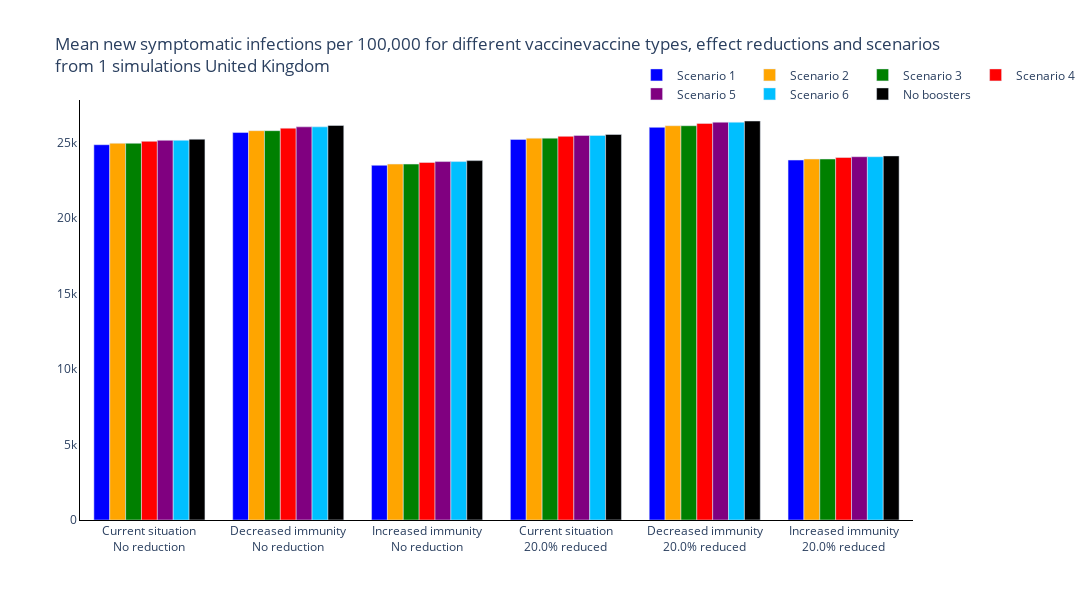
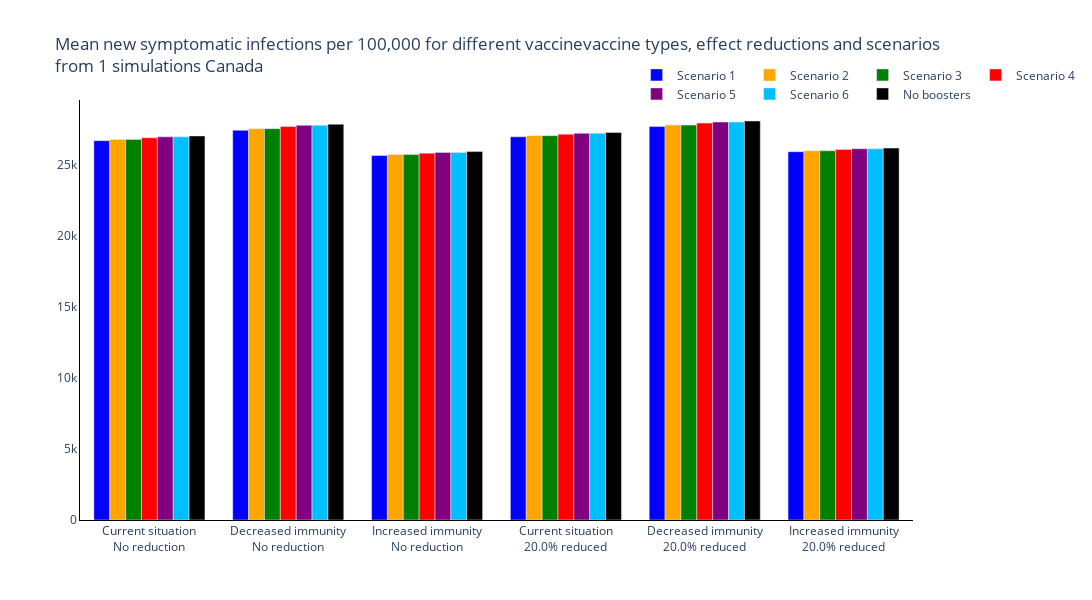
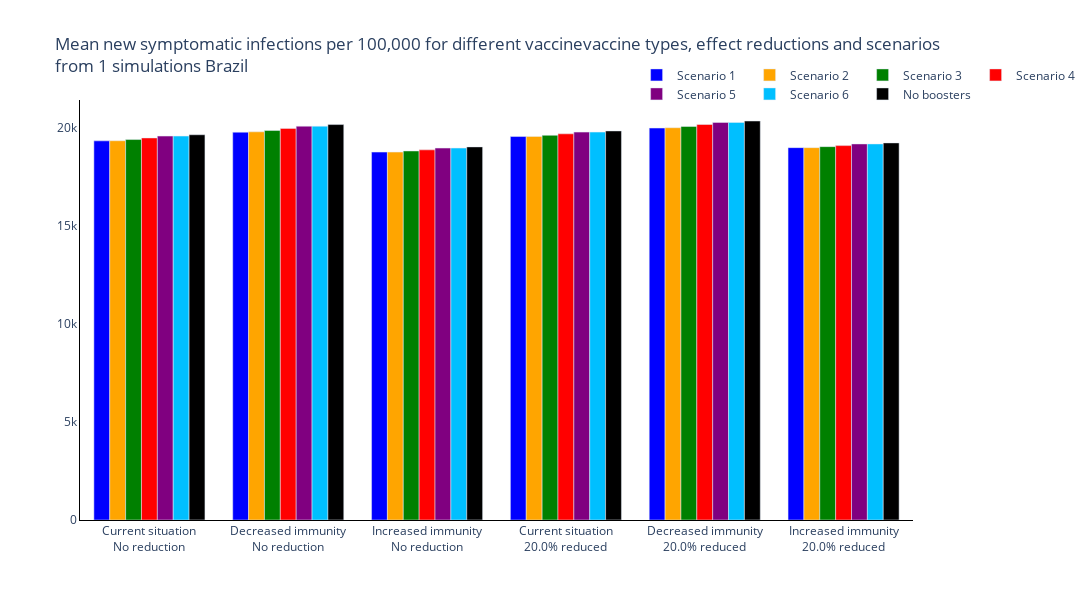
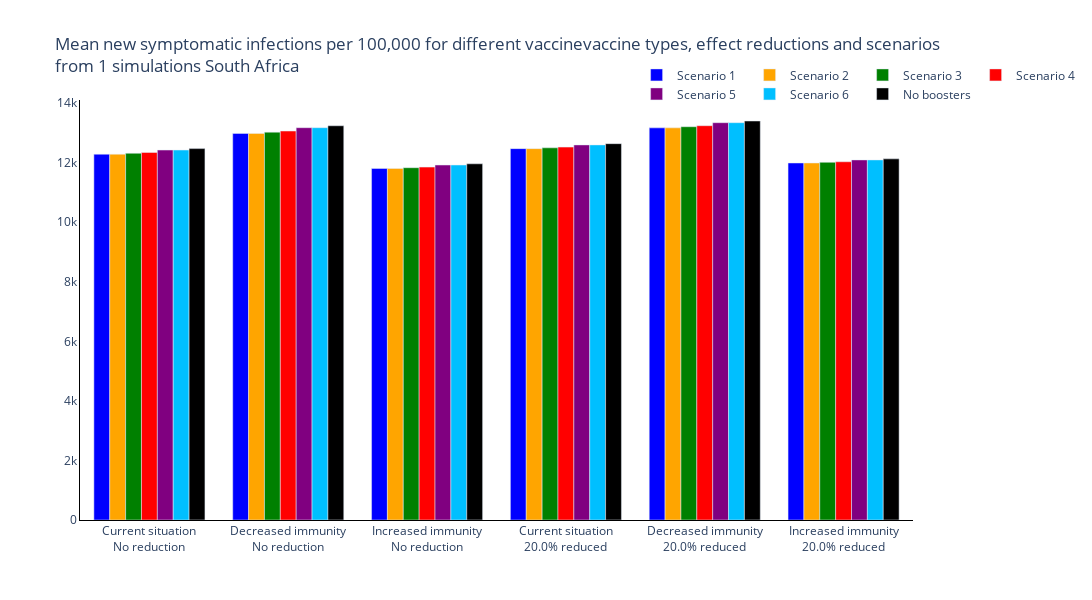

Notebook source saved alongside these figures, in order:
### Markdown cell above
### Total New Infections

### Code cell
new_colours = ['blue', 'orange', 'green', 'red', 'purple', 'deepskyblue', 'black']

trace_name = ['Scenario {}'.format(s+1) for s, scenario in enumerate(scenario_names[:-1])] + [scenario_names[-1]]

for r, reg in enumerate(regions):
    fig = go.Figure()
    # Plot for each region
    for s, scenario in enumerate(scenario_names):
        fig.add_trace(
            go.Bar(
                y=[np.sum(total_new_infections_mean[r][cv, ss, s, :]) for cv, change_vacc in enumerate(changes_vaccine) for ss, sero_scen in enumerate(seroprevalance_scenarios)],
                x=['{}<br>{}% reduced'.format(sero_scen, 100 * change_vacc) if change_vacc!=0 else '{}<br>No reduction'.format(sero_scen) for cv, change_vacc in enumerate(changes_vaccine) for ss, sero_scen in enumerate(seroprevalance_scenarios)],
                name=trace_name[s],
                marker_color=new_colours[s]
            )
        )

    # Add axis labels
    fig.update_layout(
        boxmode='group',
        title='Mean new symptomatic infections per 100,000 for different vaccinevaccine types, effect reductions and scenarios<br>from {} simulations {}'.format(len(regimes), reg),
        width=1100,
        height=600,
        plot_bgcolor='white',
        xaxis=dict(linecolor='black'),
        yaxis=dict(linecolor='black'),
        hovermode='x unified',
        legend=dict(
                orientation="h",
                yanchor="bottom",
                y=0.98,
                xanchor="right",
                x=1.2
            )
        )

    fig.write_image('images/report4_variant_adapted_vaccine/New symptomatic infections per Scenario and Vaccine Type {}.pdf'.format(reg))
    fig.show()

### Figure 1 — Plotly figure (JSON) as saved in the notebook; plotly's stock layout.template omitted (floating-point values rounded to 4 significant figures)
{"data": [{"marker": {"color": "blue"}, "name": "Scenario 1", "type": "bar", "x": ["Current situation<br>No reduction", "Decreased immunity<br>No reduction", "Increased immunity<br>No reduction", "Current situation<br>20.0% reduced", "Decreased immunity<br>20.0% reduced", "Increased immunity<br>20.0% reduced"], "y": [24870.0, 25680.0, 23510.0, 25220.0, 26020.0, 23850.0]}, {"marker": {"color": "orange"}, "name": "Scenario 2", "type": "bar", "x": ["Current situation<br>No reduction", "Decreased immunity<br>No reduction", "Increased immunity<br>No reduction", "Current situation<br>20.0% reduced", "Decreased immunity<br>20.0% reduced", "Increased immunity<br>20.0% reduced"], "y": [24960.0, 25800.0, 23590.0, 25310.0, 26130.0, 23920.0]}, {"marker": {"color": "green"}, "name": "Scenario 3", "type": "bar", "x": ["Current situation<br>No reduction", "Decreased immunity<br>No reduction", "Increased immunity<br>No reduction", "Current situation<br>20.0% reduced", "Decreased immunity<br>20.0% reduced", "Increased immunity<br>20.0% reduced"], "y": [24960.0, 25800.0, 23590.0, 25310.0, 26130.0, 23920.0]}, {"marker": {"color": "red"}, "name": "Scenario 4", "type": "bar", "x": ["Current situation<br>No reduction", "Decreased immunity<br>No reduction", "Increased immunity<br>No reduction", "Current situation<br>20.0% reduced", "Decreased immunity<br>20.0% reduced", "Increased immunity<br>20.0% reduced"], "y": [25090.0, 25970.0, 23690.0, 25420.0, 26280.0, 24020.0]}, {"marker": {"color": "purple"}, "name": "Scenario 5", "type": "bar", "x": ["Current situation<br>No reduction", "Decreased immunity<br>No reduction", "Increased immunity<br>No reduction", "Current situation<br>20.0% reduced", "Decreased immunity<br>20.0% reduced", "Increased immunity<br>20.0% reduced"], "y": [25160.0, 26050.0, 23750.0, 25480.0, 26360.0, 24070.0]}, {"marker": {"color": "deepskyblue"}, "name": "Scenario 6", "type": "bar", "x": ["Current situation<br>No reduction", "Decreased immunity<br>No reduction", "Increased immunity<br>No reduction", "Current situation<br>20.0% reduced", "Decreased immunity<br>20.0% reduced", "Increased immunity<br>20.0% reduced"], "y": [25160.0, 26050.0, 23750.0, 25480.0, 26360.0, 24070.0]}, {"marker": {"color": "black"}, "name": "No boosters", "type": "bar", "x": ["Current situation<br>No reduction", "Decreased immunity<br>No reduction", "Increased immunity<br>No reduction", "Current situation<br>20.0% reduced", "Decreased immunity<br>20.0% reduced", "Increased immunity<br>20.0% reduced"], "y": [25240.0, 26140.0, 23820.0, 25550.0, 26440.0, 24130.0]}], "layout": {"boxmode": "group", "height": 600, "hovermode": "x unified", "legend": {"orientation": "h", "x": 1.2, "xanchor": "right", "y": 0.98, "yanchor": "bottom"}, "plot_bgcolor": "white", "title": {"text": "Mean new symptomatic infections per 100,000 for different vaccinevaccine types, effect reductions and scenarios<br>from 1 simulations United Kingdom"}, "width": 1100, "xaxis": {"linecolor": "black"}, "yaxis": {"linecolor": "black"}}}

### Figure 2 — Plotly figure (JSON) as saved in the notebook; plotly's stock layout.template omitted (floating-point values rounded to 4 significant figures)
{"data": [{"marker": {"color": "blue"}, "name": "Scenario 1", "type": "bar", "x": ["Current situation<br>No reduction", "Decreased immunity<br>No reduction", "Increased immunity<br>No reduction", "Current situation<br>20.0% reduced", "Decreased immunity<br>20.0% reduced", "Increased immunity<br>20.0% reduced"], "y": [26700.0, 27430.0, 25650.0, 26970.0, 27690.0, 25920.0]}, {"marker": {"color": "orange"}, "name": "Scenario 2", "type": "bar", "x": ["Current situation<br>No reduction", "Decreased immunity<br>No reduction", "Increased immunity<br>No reduction", "Current situation<br>20.0% reduced", "Decreased immunity<br>20.0% reduced", "Increased immunity<br>20.0% reduced"], "y": [26790.0, 27540.0, 25720.0, 27050.0, 27790.0, 25990.0]}, {"marker": {"color": "green"}, "name": "Scenario 3", "type": "bar", "x": ["Current situation<br>No reduction", "Decreased immunity<br>No reduction", "Increased immunity<br>No reduction", "Current situation<br>20.0% reduced", "Decreased immunity<br>20.0% reduced", "Increased immunity<br>20.0% reduced"], "y": [26790.0, 27540.0, 25720.0, 27050.0, 27790.0, 25990.0]}, {"marker": {"color": "red"}, "name": "Scenario 4", "type": "bar", "x": ["Current situation<br>No reduction", "Decreased immunity<br>No reduction", "Increased immunity<br>No reduction", "Current situation<br>20.0% reduced", "Decreased immunity<br>20.0% reduced", "Increased immunity<br>20.0% reduced"], "y": [26900.0, 27690.0, 25820.0, 27150.0, 27930.0, 26080.0]}, {"marker": {"color": "purple"}, "name": "Scenario 5", "type": "bar", "x": ["Current situation<br>No reduction", "Decreased immunity<br>No reduction", "Increased immunity<br>No reduction", "Current situation<br>20.0% reduced", "Decreased immunity<br>20.0% reduced", "Increased immunity<br>20.0% reduced"], "y": [26960.0, 27770.0, 25870.0, 27210.0, 28010.0, 26130.0]}, {"marker": {"color": "deepskyblue"}, "name": "Scenario 6", "type": "bar", "x": ["Current situation<br>No reduction", "Decreased immunity<br>No reduction", "Increased immunity<br>No reduction", "Current situation<br>20.0% reduced", "Decreased immunity<br>20.0% reduced", "Increased immunity<br>20.0% reduced"], "y": [26960.0, 27770.0, 25870.0, 27210.0, 28010.0, 26130.0]}, {"marker": {"color": "black"}, "name": "No boosters", "type": "bar", "x": ["Current situation<br>No reduction", "Decreased immunity<br>No reduction", "Increased immunity<br>No reduction", "Current situation<br>20.0% reduced", "Decreased immunity<br>20.0% reduced", "Increased immunity<br>20.0% reduced"], "y": [27030.0, 27850.0, 25930.0, 27270.0, 28080.0, 26170.0]}], "layout": {"boxmode": "group", "height": 600, "hovermode": "x unified", "legend": {"orientation": "h", "x": 1.2, "xanchor": "right", "y": 0.98, "yanchor": "bottom"}, "plot_bgcolor": "white", "title": {"text": "Mean new symptomatic infections per 100,000 for different vaccinevaccine types, effect reductions and scenarios<br>from 1 simulations Canada"}, "width": 1100, "xaxis": {"linecolor": "black"}, "yaxis": {"linecolor": "black"}}}

### Figure 3 — Plotly figure (JSON) as saved in the notebook; plotly's stock layout.template omitted (floating-point values rounded to 4 significant figures)
{"data": [{"marker": {"color": "blue"}, "name": "Scenario 1", "type": "bar", "x": ["Current situation<br>No reduction", "Decreased immunity<br>No reduction", "Increased immunity<br>No reduction", "Current situation<br>20.0% reduced", "Decreased immunity<br>20.0% reduced", "Increased immunity<br>20.0% reduced"], "y": [19330.0, 19770.0, 18760.0, 19550.0, 19980.0, 18990.0]}, {"marker": {"color": "orange"}, "name": "Scenario 2", "type": "bar", "x": ["Current situation<br>No reduction", "Decreased immunity<br>No reduction", "Increased immunity<br>No reduction", "Current situation<br>20.0% reduced", "Decreased immunity<br>20.0% reduced", "Increased immunity<br>20.0% reduced"], "y": [19340.0, 19790.0, 18760.0, 19560.0, 20000.0, 18990.0]}, {"marker": {"color": "green"}, "name": "Scenario 3", "type": "bar", "x": ["Current situation<br>No reduction", "Decreased immunity<br>No reduction", "Increased immunity<br>No reduction", "Current situation<br>20.0% reduced", "Decreased immunity<br>20.0% reduced", "Increased immunity<br>20.0% reduced"], "y": [19400.0, 19860.0, 18820.0, 19610.0, 20060.0, 19040.0]}, {"marker": {"color": "red"}, "name": "Scenario 4", "type": "bar", "x": ["Current situation<br>No reduction", "Decreased immunity<br>No reduction", "Increased immunity<br>No reduction", "Current situation<br>20.0% reduced", "Decreased immunity<br>20.0% reduced", "Increased immunity<br>20.0% reduced"], "y": [19480.0, 19970.0, 18870.0, 19690.0, 20160.0, 19090.0]}, {"marker": {"color": "purple"}, "name": "Scenario 5", "type": "bar", "x": ["Current situation<br>No reduction", "Decreased immunity<br>No reduction", "Increased immunity<br>No reduction", "Current situation<br>20.0% reduced", "Decreased immunity<br>20.0% reduced", "Increased immunity<br>20.0% reduced"], "y": [19570.0, 20080.0, 18960.0, 19780.0, 20270.0, 19170.0]}, {"marker": {"color": "deepskyblue"}, "name": "Scenario 6", "type": "bar", "x": ["Current situation<br>No reduction", "Decreased immunity<br>No reduction", "Increased immunity<br>No reduction", "Current situation<br>20.0% reduced", "Decreased immunity<br>20.0% reduced", "Increased immunity<br>20.0% reduced"], "y": [19570.0, 20080.0, 18960.0, 19780.0, 20270.0, 19170.0]}, {"marker": {"color": "black"}, "name": "No boosters", "type": "bar", "x": ["Current situation<br>No reduction", "Decreased immunity<br>No reduction", "Increased immunity<br>No reduction", "Current situation<br>20.0% reduced", "Decreased immunity<br>20.0% reduced", "Increased immunity<br>20.0% reduced"], "y": [19640.0, 20160.0, 19020.0, 19840.0, 20340.0, 19230.0]}], "layout": {"boxmode": "group", "height": 600, "hovermode": "x unified", "legend": {"orientation": "h", "x": 1.2, "xanchor": "right", "y": 0.98, "yanchor": "bottom"}, "plot_bgcolor": "white", "title": {"text": "Mean new symptomatic infections per 100,000 for different vaccinevaccine types, effect reductions and scenarios<br>from 1 simulations Brazil"}, "width": 1100, "xaxis": {"linecolor": "black"}, "yaxis": {"linecolor": "black"}}}

### Figure 4 — Plotly figure (JSON) as saved in the notebook; plotly's stock layout.template omitted (floating-point values rounded to 4 significant figures)
{"data": [{"marker": {"color": "blue"}, "name": "Scenario 1", "type": "bar", "x": ["Current situation<br>No reduction", "Decreased immunity<br>No reduction", "Increased immunity<br>No reduction", "Current situation<br>20.0% reduced", "Decreased immunity<br>20.0% reduced", "Increased immunity<br>20.0% reduced"], "y": [12280.0, 12980.0, 11800.0, 12470.0, 13170.0, 11990.0]}, {"marker": {"color": "orange"}, "name": "Scenario 2", "type": "bar", "x": ["Current situation<br>No reduction", "Decreased immunity<br>No reduction", "Increased immunity<br>No reduction", "Current situation<br>20.0% reduced", "Decreased immunity<br>20.0% reduced", "Increased immunity<br>20.0% reduced"], "y": [12280.0, 12980.0, 11800.0, 12470.0, 13170.0, 11990.0]}, {"marker": {"color": "green"}, "name": "Scenario 3", "type": "bar", "x": ["Current situation<br>No reduction", "Decreased immunity<br>No reduction", "Increased immunity<br>No reduction", "Current situation<br>20.0% reduced", "Decreased immunity<br>20.0% reduced", "Increased immunity<br>20.0% reduced"], "y": [12310.0, 13020.0, 11830.0, 12500.0, 13210.0, 12010.0]}, {"marker": {"color": "red"}, "name": "Scenario 4", "type": "bar", "x": ["Current situation<br>No reduction", "Decreased immunity<br>No reduction", "Increased immunity<br>No reduction", "Current situation<br>20.0% reduced", "Decreased immunity<br>20.0% reduced", "Increased immunity<br>20.0% reduced"], "y": [12340.0, 13060.0, 11850.0, 12520.0, 13240.0, 12030.0]}, {"marker": {"color": "purple"}, "name": "Scenario 5", "type": "bar", "x": ["Current situation<br>No reduction", "Decreased immunity<br>No reduction", "Increased immunity<br>No reduction", "Current situation<br>20.0% reduced", "Decreased immunity<br>20.0% reduced", "Increased immunity<br>20.0% reduced"], "y": [12420.0, 13170.0, 11920.0, 12590.0, 13340.0, 12090.0]}, {"marker": {"color": "deepskyblue"}, "name": "Scenario 6", "type": "bar", "x": ["Current situation<br>No reduction", "Decreased immunity<br>No reduction", "Increased immunity<br>No reduction", "Current situation<br>20.0% reduced", "Decreased immunity<br>20.0% reduced", "Increased immunity<br>20.0% reduced"], "y": [12420.0, 13170.0, 11920.0, 12590.0, 13340.0, 12090.0]}, {"marker": {"color": "black"}, "name": "No boosters", "type": "bar", "x": ["Current situation<br>No reduction", "Decreased immunity<br>No reduction", "Increased immunity<br>No reduction", "Current situation<br>20.0% reduced", "Decreased immunity<br>20.0% reduced", "Increased immunity<br>20.0% reduced"], "y": [12470.0, 13240.0, 11960.0, 12640.0, 13400.0, 12130.0]}], "layout": {"boxmode": "group", "height": 600, "hovermode": "x unified", "legend": {"orientation": "h", "x": 1.2, "xanchor": "right", "y": 0.98, "yanchor": "bottom"}, "plot_bgcolor": "white", "title": {"text": "Mean new symptomatic infections per 100,000 for different vaccinevaccine types, effect reductions and scenarios<br>from 1 simulations South Africa"}, "width": 1100, "xaxis": {"linecolor": "black"}, "yaxis": {"linecolor": "black"}}}
